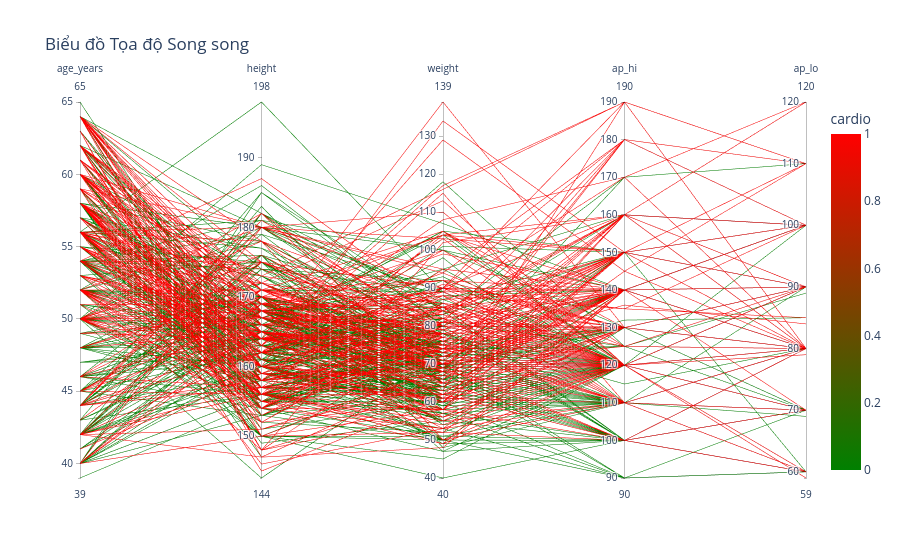

The notebook cell this image was saved under:
### Code cell
import plotly.express as px
df2['age_years'] = (df2['age'] / 365.25).round().astype(int)

# 3. Lọc bỏ các giá trị huyết áp quá dị biệt (nhiễu nhập liệu)
df_filtered = df2[
    (df2['ap_hi'] > 40) & (df2['ap_hi'] < 200) & 
    (df2['ap_lo'] > 40) & (df2['ap_lo'] < 140)
].copy()

# 4. Lấy ngẫu nhiên mẫu 500 dòng để biểu đồ mượt, không bị lag
df_sample = df_filtered.sample(n=500, random_state=42)

# 5. Vẽ biểu đồ với Plotly bằng các cột đã tồn tại chắc chắn
fig = px.parallel_coordinates(
    df_sample, 
    color="cardio", 
    dimensions=['age_years', 'height', 'weight', 'ap_hi', 'ap_lo'], # Đã có age_years
    color_continuous_scale=[(0, 'green'), (1, 'red')],
    title="Biểu đồ Tọa độ Song song"
)

fig.show()

### Figure 1 — Plotly figure (JSON) as saved in the notebook; plotly's stock layout.template omitted (floating-point values rounded to 4 significant figures; data arrays with more than 128 entries replaced by an {"elided": "..."} marker saying what was removed)
{"data": [{"dimensions": [{"label": "age_years", "values": {"elided": "500 int values"}}, {"label": "height", "values": {"elided": "500 int values"}}, {"label": "weight", "values": {"elided": "500 float values"}}, {"label": "ap_hi", "values": {"elided": "500 int values"}}, {"label": "ap_lo", "values": {"elided": "500 int values"}}], "domain": {"x": [0, 1], "y": [0, 1]}, "line": {"color": {"elided": "500 int values"}, "coloraxis": "coloraxis"}, "name": "", "type": "parcoords"}], "layout": {"coloraxis": {"colorbar": {"title": {"text": "cardio"}}, "colorscale": [[0, "green"], [1, "red"]]}, "legend": {"tracegroupgap": 0}, "title": {"text": "Biểu đồ Tọa độ Song song"}}}
